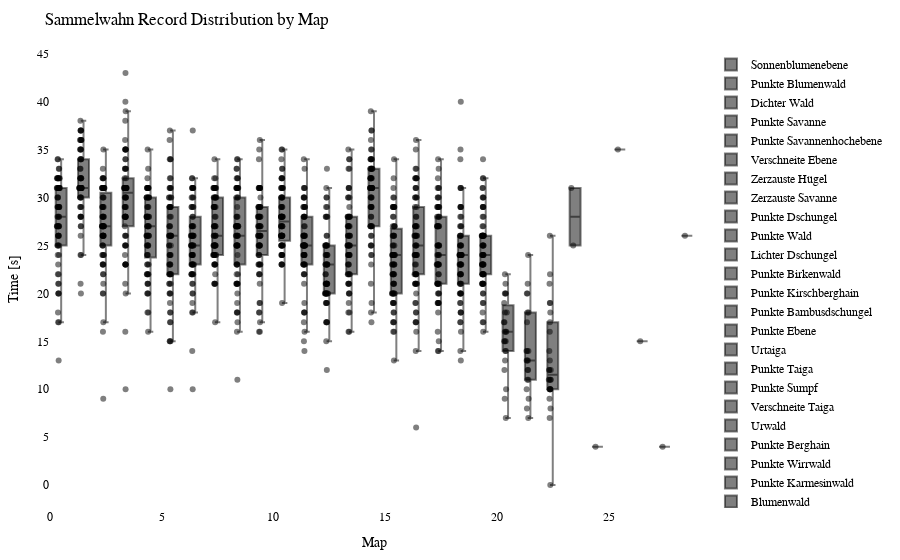

Notebook code for this chart:
### Code cell
import plotly.graph_objects as go
import plotly.io as pio

df = getRecordsDataframe(minigame="Sammelwahn")

# Calculate the offset for centering the data points
num_columns = len(df.columns)
offset = 0.5

# Create a Swarm plot using Plotly
fig = go.Figure()

for i, column in enumerate(df.columns):
    x_values = [i + offset] * len(df[column])  # Adjust x-values with offset for horizontal centering
    fig.add_trace(go.Box(x=x_values,
                         y=df[column],
                         name=column,
                         boxpoints='all',
                         pointpos=-0.5,  # Adjust point position to prevent overlapping
                         marker=dict(color='rgba(0,0,0,0.5)', size=6),  # Adjust marker color and size
                         hovertext=df.index,
                         hoverinfo='text+y'))

fig.update_layout(title="Sammelwahn Record Distribution by Map",
                  xaxis=dict(title="Map"),
                  yaxis=dict(title="Time [s]"),
                  showlegend=True,
                  font=dict(family="Arial", size=12, color="black"),  # Customize font
                  plot_bgcolor="white",  # Set background color
                  margin=dict(l=50, r=50, t=50, b=50),  # Adjust margins for better layout
                  )

pio.show(fig)

pio.write_html(fig, "out/sammel_swarm_plot.html")
